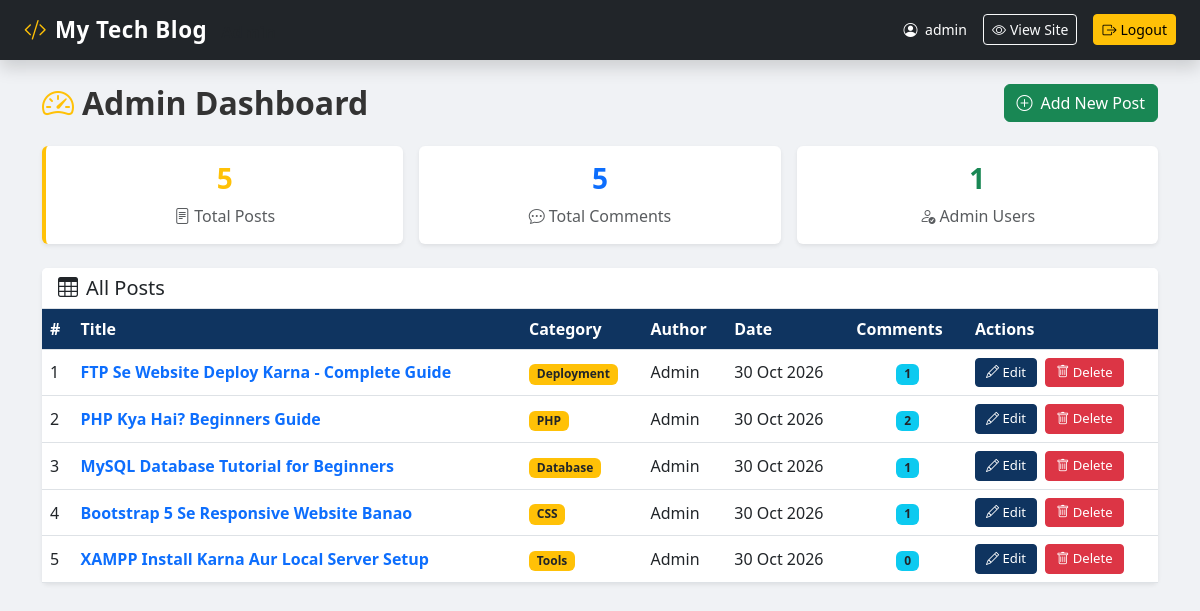
Screenshot of /admin/dashboard.php (signed in) with the database file from the repository.
### tables this page shows
CREATE TABLE IF NOT EXISTS posts (
    id         INT AUTO_INCREMENT PRIMARY KEY,
    title      VARCHAR(255) NOT NULL,
    category   VARCHAR(100) NOT NULL DEFAULT 'General',
    author     VARCHAR(100) NOT NULL DEFAULT 'Admin',
    content    TEXT         NOT NULL,
    created_at DATETIME     DEFAULT CURRENT_TIMESTAMP,
    updated_at DATETIME     DEFAULT CURRENT_TIMESTAMP ON UPDATE CURRENT_TIMESTAMP
);

### admin/dashboard.php (the view, shortened to what this page needs)
<?php
$conn = getConnection();
$sql = "SELECT p.id, p.title, p.category, p.author, p.created_at,
               COUNT(c.id) AS comments_count
        FROM posts p
        LEFT JOIN comments c ON c.post_id = p.id
        GROUP BY p.id
        ORDER BY p.created_at DESC";
$result = $conn->query($sql);
?>
<!DOCTYPE html>
<html lang="en">
<head>
    <link href="https://cdn.jsdelivr.net/npm/bootstrap@5.3.0/dist/css/bootstrap.min.css" rel="stylesheet">
    <link href="https://cdn.jsdelivr.net/npm/bootstrap-icons@1.10.5/font/bootstrap-icons.css" rel="stylesheet">
    <link rel="stylesheet" href="<?php echo SITE_URL; ?>/css/style.css">
</head>
<body style="background:#f0f2f5;">
<nav class="navbar navbar-dark bg-dark shadow">
    <div class="container-fluid px-4">
        <a class="navbar-brand fw-bold" href="<?php echo SITE_URL; ?>/index.php">
            <i class="bi bi-code-slash text-warning me-2"></i><?php echo SITE_NAME; ?>
            <small class="text-muted ms-2 fs-6">Admin</small>
        </a>
        <div class="d-flex align-items-center gap-3">
            <span class="text-white small">
                <i class="bi bi-person-circle me-1"></i>
                <?php echo htmlspecialchars($_SESSION['admin_username']); ?>
            </span>
            <a href="<?php echo SITE_URL; ?>/index.php" class="btn btn-outline-light btn-sm">
                <i class="bi bi-eye me-1"></i>View Site
            </a>
            <a href="<?php echo SITE_URL; ?>/logout.php" class="btn btn-warning btn-sm">
                <i class="bi bi-box-arrow-right me-1"></i>Logout
            </a>
        </div>
    </div>
</nav>
<div class="container py-4">
    <div class="d-flex justify-content-between align-items-center mb-4">
        <h2 class="fw-bold mb-0">
            <i class="bi bi-speedometer2 me-2 text-warning"></i>Admin Dashboard
        </h2>
        <a href="add_post.php" class="btn btn-success">
            <i class="bi bi-plus-circle me-2"></i>Add New Post
        </a>
    </div>
    <div class="row g-3 mb-4">
        <div class="col-md-4">
            <div class="card border-0 shadow-sm text-center p-3" style="border-left:4px solid #ffc107!important;">
                <h3 class="fw-bold text-warning"><?php echo $result ? $result->num_rows : 0; ?></h3>
                <p class="mb-0 text-muted"><i class="bi bi-file-text me-1"></i>Total Posts</p>
            </div>
        </div>
        <?php
        $c_result = $conn->query("SELECT COUNT(*) AS total FROM comments");
        $c_count  = $c_result->fetch_assoc()['total'];
        ?>
        <div class="col-md-4">
            <div class="card border-0 shadow-sm text-center p-3">
                <h3 class="fw-bold text-primary"><?php echo $c_count; ?></h3>
                <p class="mb-0 text-muted"><i class="bi bi-chat-dots me-1"></i>Total Comments</p>
            </div>
        </div>
        <div class="col-md-4">
            <div class="card border-0 shadow-sm text-center p-3">
                <h3 class="fw-bold text-success">1</h3>
                <p class="mb-0 text-muted"><i class="bi bi-person-check me-1"></i>Admin Users</p>
            </div>
        </div>
    </div>
    <div class="card border-0 shadow-sm">
        <div class="card-header bg-white border-bottom">
            <h5 class="mb-0"><i class="bi bi-table me-2"></i>All Posts</h5>
        </div>
        <div class="card-body p-0">
            <div class="table-responsive">
                <table class="table admin-table mb-0">
                    <thead>
                        <tr>
                            <th>#</th>
                            <th>Title</th>
                            <th>Category</th>
                            <th>Author</th>
                            <th>Date</th>
                            <th>Comments</th>
                            <th>Actions</th>
                        </tr>
                    </thead>
                    <tbody>
                        <?php if ($result && $result->num_rows > 0): ?>
                            <?php $sr = 1; while ($post = $result->fetch_assoc()): ?>
                                <tr>
                                    <td><?php echo $sr++; ?></td>
                                    <td>
                                        <a href="<?php echo SITE_URL; ?>/post.php?id=<?php echo $post['id']; ?>"
                                           target="_blank" class="text-decoration-none fw-semibold">
                                            <?php echo htmlspecialchars(mb_substr($post['title'], 0, 45)); ?>
                                        </a>
                                    </td>
                                    <td><span class="badge bg-warning text-dark"><?php echo htmlspecialchars($post['category']); ?></span></td>
                                    <td><?php echo htmlspecialchars($post['author']); ?></td>
                                    <td><?php echo date('d M Y', strtotime($post['created_at'])); ?></td>
                                    <td class="text-center">
                                        <span class="badge bg-info text-dark"><?php echo $post['comments_count']; ?></span>
                                    </td>
                                    <td class="table-actions">
                                        <a href="edit_post.php?id=<?php echo $post['id']; ?>"
                                           class="btn btn-sm btn-primary me-1">
                                            <i class="bi bi-pencil"></i> Edit
                                        </a>
                                        <a href="delete_post.php?id=<?php echo $post['id']; ?>"
                                           class="btn btn-sm btn-danger"
                                           onclick="return confirm('Kya aap sach mein ye post delete karna chahte hain?');">
                                            <i class="bi bi-trash"></i> Delete
                                        </a>
                                    </td>
                                </tr>
                            <?php endwhile; ?>
                        <?php endif; ?>
                    </tbody>
                </table>
            </div>
        </div>
    </div>
</div>
</body>
</html>

### css/style.css (style rules this page uses)
body { background-color: #f8f9fa; font-family: 'Segoe UI', Tahoma, Geneva, Verdana, sans-serif; color: #333; }
a { text-decoration: none; }
.navbar-brand { font-size: 1.4rem; letter-spacing: 0.5px; }
.btn-primary { background-color: #0f3460; border-color: #0f3460; }
.admin-table th { background-color: #0f3460; color: #fff; font-weight: 600; }
.admin-table td { vertical-align: middle; }
.table-actions .btn { padding: 4px 10px; font-size: 0.82rem; }

### rows the page displays
posts: title "FTP Se Website Deploy Karna - Complete Guide", category "Deployment", author "Admin", created_at "30 Oct 2026", comments_count "1"
posts: title "PHP Kya Hai? Beginners Guide", category "PHP", author "Admin", created_at "30 Oct 2026", comments_count "2"
posts: title "MySQL Database Tutorial for Beginners", category "Database", author "Admin", created_at "30 Oct 2026", comments_count "1"
posts: title "Bootstrap 5 Se Responsive Website Banao", category "CSS", author "Admin", created_at "30 Oct 2026", comments_count "1"
posts: title "XAMPP Install Karna Aur Local Server Setup", category "Tools", author "Admin", created_at "30 Oct 2026", comments_count "0"

### other values shown
SITE_NAME "My Tech Blog"
$_SESSION['admin_username'] "admin"
$result->num_rows "5"
$c_count "5"
